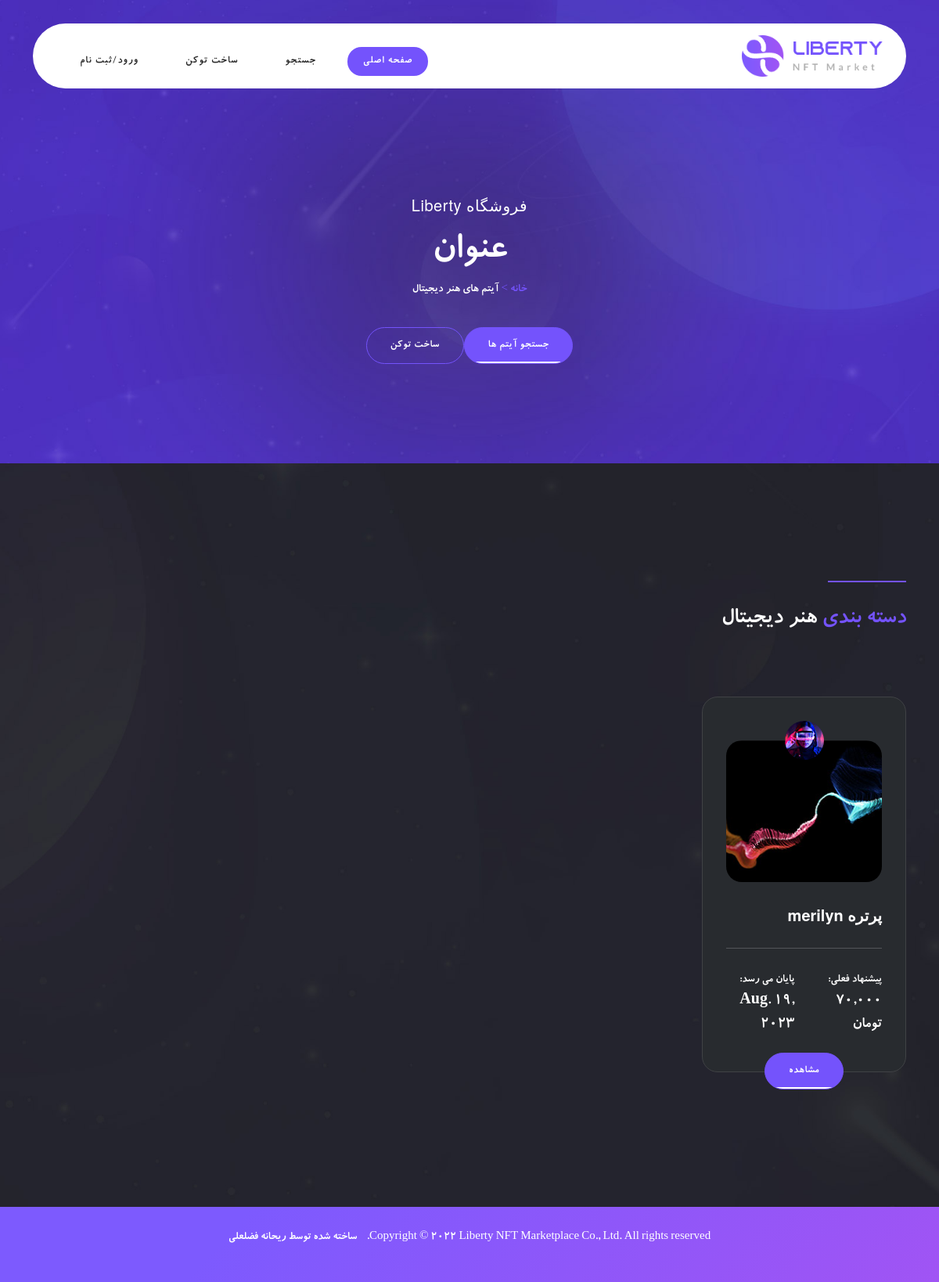
The app's page /category/هنر دیجیتال with its own data.
### web/models.py (models this page shows)
class Category(models.Model):
    name = models.CharField(max_length=255)
    image = models.ImageField(upload_to='store/Category')
    def __str__(self):
        return self.name
    class Meta:
        verbose_name_plural = 'categories'

### store/models.py (models this page shows, shortened)
class Post(models.Model):
    title = models.CharField(max_length=255)
    content = models.TextField()
    Artist = models.ForeignKey(User, on_delete=models.CASCADE, null=True)
    Bid_now = models.CharField(max_length=100)
    Bid_future = models.CharField(max_length=100)
    token_id = models.CharField(max_length=255)
    date = models.DateField(auto_now_add=True)
    image = models.ImageField(upload_to='store/', null=True)
    Active = models.BooleanField(default=False)
    category = models.ManyToManyField(Category)
    collection = models.ManyToManyField(Collection)
    image_details = models.ImageField(upload_to='store/details/', null=True)

### web/views.py (the view)
# urls.py: path('category/<str:cat>', views.items, name='category'),
def items(request, cat):
    posts = Post.objects.filter(Active=1, category__name=cat)
    category = Category.objects.get(name=cat)
    context = {'posts': posts, 'category': category}
    return render(request, 'web/items.html', context)

### templates/web/items.html (shortened to what this page needs)
{% extends 'base.html' %}
{% load static %}
{% block body %}
<header class="header-area header-sticky">
    <div class="container">
        <div class="row">
            <div class="col-12">
                <nav class="main-nav">
                    <a href="index.html" class="logo">
                        <img src="{% static 'assets/images/logo.png' %}" alt>
                    </a>
                    <ul class="nav">
                        <li><a href="{% url 'web:index' %}" class="active">صفحه
                                اصلی</a></li>
                        <li><a href="{% url 'web:explore' %}">جستجو</a></li>
                        <li><a href="{% url 'web:create' %}">ساخت توکن</a></li>
                        <li><a href="{% url 'account:login' %}">ورود/ثبت نام</a></li>
                    </ul>
                </nav>
            </div>
        </div>
    </div>
</header>
<div class="page-heading normal-space">
    <div class="container">
        <div class="row">
            <div class="col-lg-12">
                <h6>فروشگاه Liberty</h6>
                <h2>عنوان</h2>
                <span>خانه > <a href="#">آیتم های {{category}}</a></span>
                <div class="button">
                    <div class="main-button">
                        <a href="explore.html">جستجو آیتم ها</a>
                    </div>
                    <div class="border-button">
                        <a href="create.html">ساخت توکن</a>
                    </div>
                </div>
            </div>
        </div>
    </div>
</div>
<div class="discover-items" style="padding:150px 0px 120px 0px;">
    <div class="container">
        <div class="row">
            <div class="col-lg-12">
                <div class="section-heading">
                    <div class="line-dec"></div>
                    <h2><em>دسته بندی</em> {{category}}</h2>
                </div>
            </div>
            {% for post in posts %}
            <div class="col-lg-3">
                <div class="item">
                    <div class="row">
                        <div class="col-lg-12">
                            <span class="author">
                                <img
                                    src="{% static 'assets/images/author.jpg' %}"
                                    alt
                                    style="max-width: 50px; max-height: 50px; border-radius: 50%;">
                            </span>
                            <img
                                src="{% static 'assets/images/discover-03.jpg' %}"
                                alt
                                style="border-radius: 20px;">
                            <h4>{{post.title}}</h4>
                        </div>
                        <div class="col-lg-12">
                            <div class="line-dec"></div>
                            <div class="row">
                                <div class="col-6">
                                    <span>پیشنهاد فعلی: <br><strong>{{post.Bid_now}}</strong></span>
                                </div>
                                <div class="col-6">
                                    <span>پایان می رسد: <br><strong>{{post.date}}</strong></span>
                                </div>
                            </div>
                        </div>
                        <div class="col-lg-12">
                            <div class="main-button">
                                <a href="{% url 'store:details' num=post.pk %}">مشاهده</a>
                            </div>
                        </div>
                    </div>
                </div>
            </div>
            {% endfor %}
        </div>
    </div>
</div>
{% endblock %}

### records on screen
Category: name "هنر دیجیتال"
Post: title "پرتره merilyn", Bid_now "70,000 تومان", date "Aug. 19, 2023"
